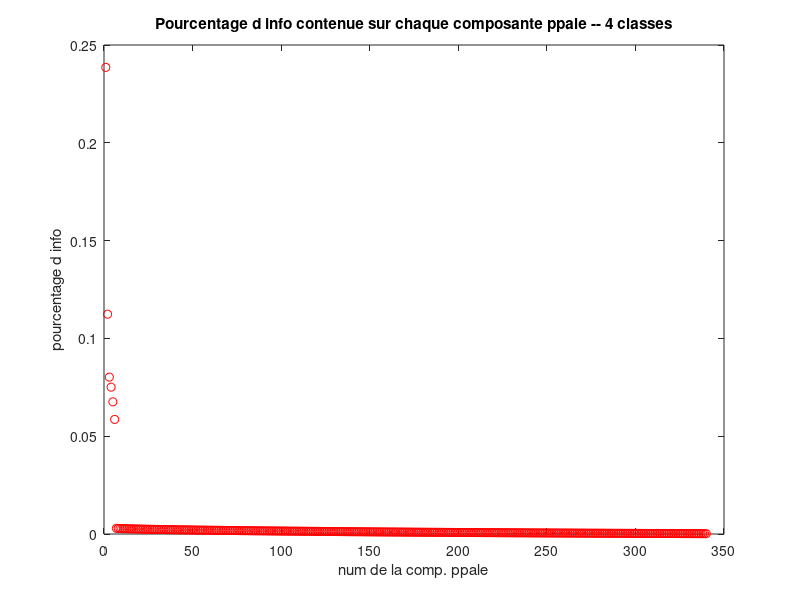
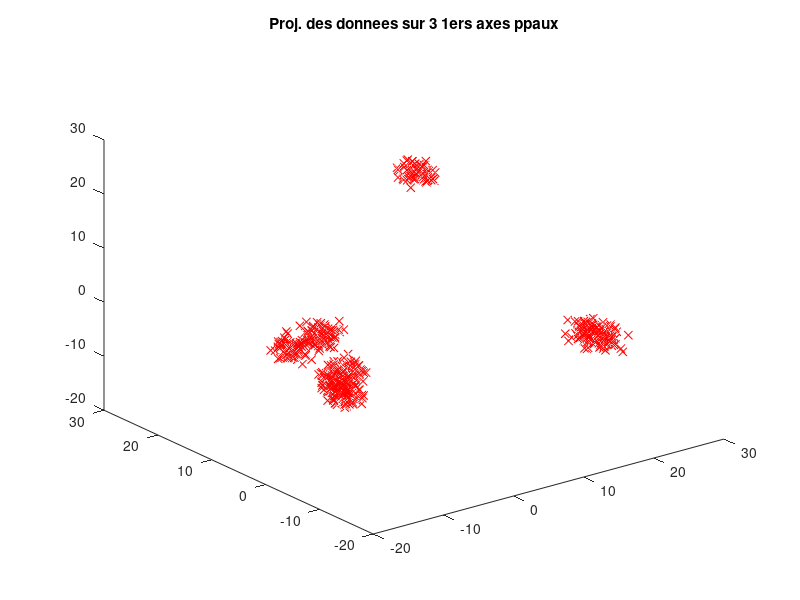
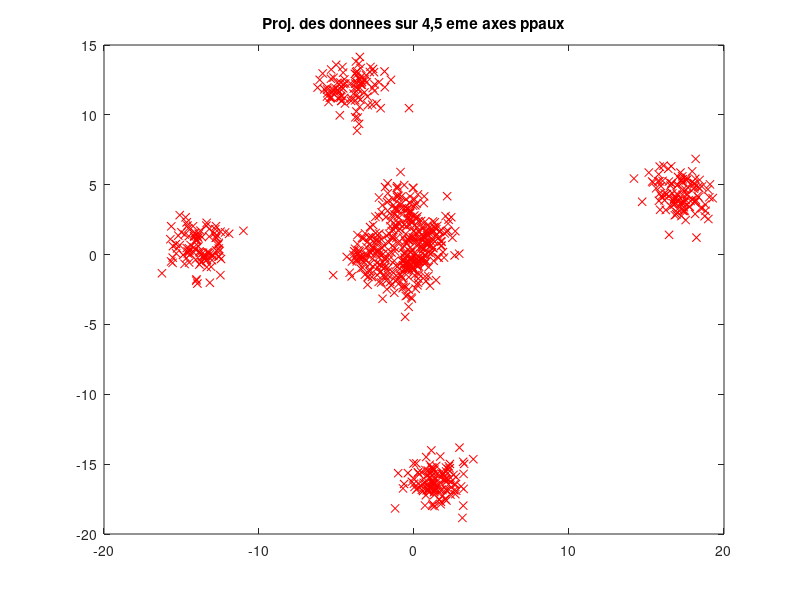

MATLAB code to generate these figures, in order:
clear variables
close all

% chargement du jeu de donnes
load('dataset.mat')

[nb_indiv, nb_param] = size(X);

Xc= X-mean(X);
mat_covX = (1/nb_indiv)*(Xc'*Xc);% Matrice de variance/covariance
[V, D] = eig(mat_covX);%Calcul elements propres

[sorted_vap, I] = sort(diag(D), 'descend');%Tri selon valeur propre décroissante
%Ordonner V et D dans l'odre décroissant des vap
V = V(:,I);
diagD = diag(D);D = diag(diagD(I));
%Calc de X dans nv repère
C = Xc * V;

%Affichage du pourcentage d'information des composantes
pourcentage = diag(D) / sum(diag(D));
plot((1:nb_param), pourcentage, 'ro');

title('Pourcentage d info contenue sur chaque composante ppale -- 4 classes')
xlabel('num de la comp. ppale');ylabel('pourcentage d info');

%VISUALISATION
figure(2),clf, 
grid on
plot3(C(:,1),C(:,2), C(:,3), 'rx');
%plot3(X(1:n1,1),X(1:n1,2), X(1:n1,3), 'rx', X(n1+1:n1+n2,1), X(n1+1:n1+n2,2), X(n1+1:n1+n2,3), 'gx', X(n1+n2+1:n1+n2+n3,1), X(n1+n2+1:n1+n2+n3,2), X(n1+n2+1:n1+n2+n3,3), 'bx', X(n1+n2+n3+1:n,1), X(n1+n2+n3+1:n,2), X(n1+n2+n3+1:n,3), 'mx');
title('Proj. des donnees sur 3 1ers axes ppaux')

figure(3),clf, 
grid on
plot(C(:,4),C(:,5), 'rx');
%plot3(X(1:n1,1),X(1:n1,2), X(1:n1,3), 'rx', X(n1+1:n1+n2,1), X(n1+1:n1+n2,2), X(n1+1:n1+n2,3), 'gx', X(n1+n2+1:n1+n2+n3,1), X(n1+n2+1:n1+n2+n3,2), X(n1+n2+1:n1+n2+n3,3), 'bx', X(n1+n2+n3+1:n,1), X(n1+n2+n3+1:n,2), X(n1+n2+n3+1:n,3), 'mx');
title('Proj. des donnees sur 4,5 eme axes ppaux')

